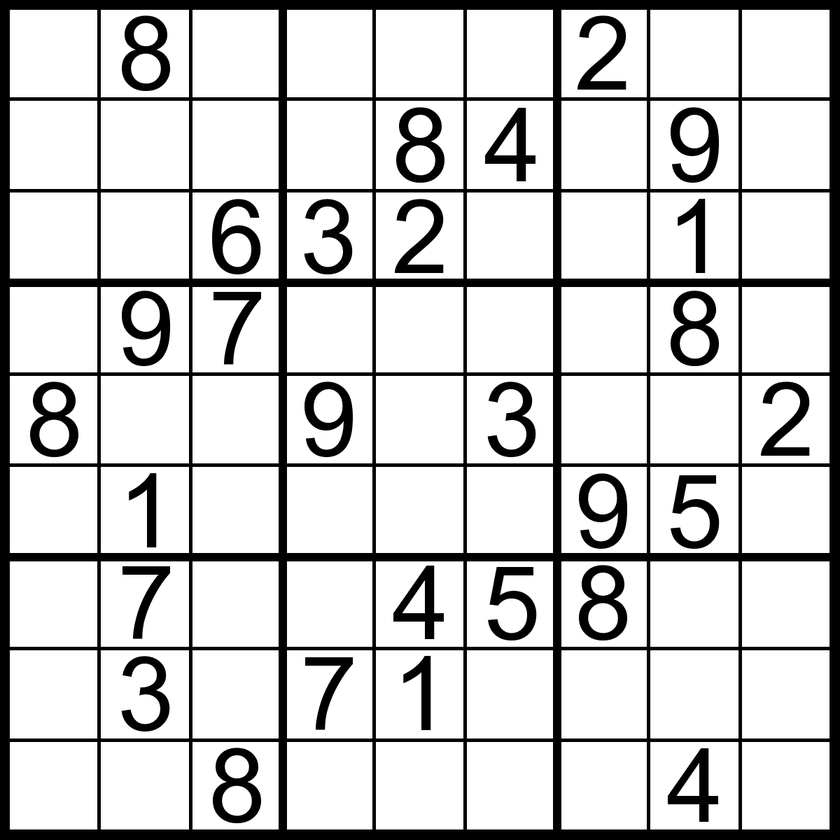
#> input picture Images/sudoku.png, 840 x 840 px, shrunk from 1200 x 1200 before the run, found by its file name
$ jupyter execute '39 - Line detection using Houghline.ipynb'
#> lines starting #> are read from the running program, lines starting #| are printed output that depends on the picture; after the words box and inside, x2 and y2 are one past the last pixel; in counts of white or black regions, pixels touching at a corner belong together
## 39 - Line detection using Houghline

Working of Houghline method:

First it creates a 2D array or accumulator (to hold values of two parameters) and it is set to zero initially.

Let rows denote the r and columns denote the (?)theta.

Size of array depends on the accuracy you need. Suppose you want the accuracy of angles to be 1 degree, you need 180 columns(Maximum degree for a straight line is 180).

For r, the maximum distance possible is the diagonal length of the image. So taking one pixel accuracy, number of rows can be diagonal length of the image.

[cell 1]
import cv2
import numpy as np
import matplotlib.pyplot as plt

[cell 2]
image = cv2.imread("/Users/alireza/Coding/OpenCV_Learning/OpenCV_Learnings/Images/sudoku.png",0)
#> image is the input picture: shape (840, 840); min 0, max 255, mean 206.7
plt.imshow(image)

[cell 3]
edges = cv2.Canny(image, 10, 250, apertureSize=3)
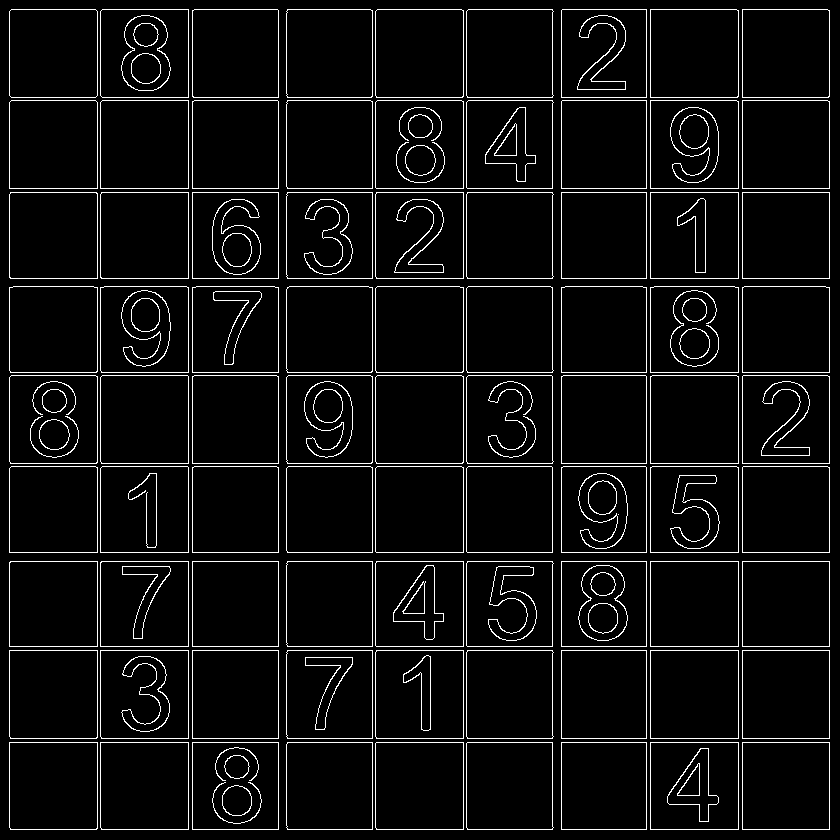
#> edges: shape (840, 840); 5.5% white in thin lines or dots

# This returns an array of r and theta values
lines = cv2.HoughLines(edges, 1, np.pi/180, 200)
#> lines = 36 rows, first 8: [188, 0], [646, 0], [650, 0], [742, 0], [188, 1.57], [552, 1.57], [646, 1.57], [650, 1.57]

for r_theta in lines:
    arr = np.array(r_theta[0], dtype=np.float64)
    r, theta = arr
    # Stores the value of cos(theta) in a
    a = np.cos(theta)

    # Stores the value of sin(theta) in b
    b = np.sin(theta)

    # x0 stores the value rcos(theta)
    x0 = a*r

    # y0 stores the value rsin(theta)
    y0 = b*r

    # x1 stores the rounded off value of (rcos(theta)-1000sin(theta))
    x1 = int(x0 + 1000*(-b))

    # y1 stores the rounded off value of (rsin(theta)+1000cos(theta))
    y1 = int(y0 + 1000*(a))

    # x2 stores the rounded off value of (rcos(theta)+1000sin(theta))
    x2 = int(x0 - 1000*(-b))

    # y2 stores the rounded off value of (rsin(theta)-1000cos(theta))
    y2 = int(y0 - 1000*(a))

    # cv2.line draws a line in img from the point(x1,y1) to (x2,y2).
    # (0,0,255) denotes the colour of the line to be
    # drawn. In this case, it is red.
    cv2.line(image, (x1, y1), (x2, y2), (256, 0, 0), 2)
#> this loop made 36 passes
#> (r, theta, a, b, x0, y0, x1, y1) on passes 1 to 12: (188, 0, 1, 0, 188, 0, 188, 1000), (646, 0, 1, 0, 646, 0, 646, 1000), (650, 0, 1, 0, 650, 0, 650, 1000), (742, 0, 1, 0, 742, 0, 742, 1000), (188, 1.57, -4.37e-08, 1, -8.22e-06, 188, -1000, 187), (552, 1.57, -4.37e-08, 1, -2.41e-05, 552, -1000, 551), (646, 1.57, -4.37e-08, 1, -2.82e-05, 646, -1000, 645), (650, 1.57, -4.37e-08, 1, -2.84e-05, 650, -1000, 649), (742, 1.57, -4.37e-08, 1, -3.24e-05, 742, -1000, 741), (278, 0, 1, 0, 278, 0, 278, 1000), (561, 0, 1, 0, 561, 0, 561, 1000), (278, 1.57, -4.37e-08, 1, -1.22e-05, 278, -1000, 277)
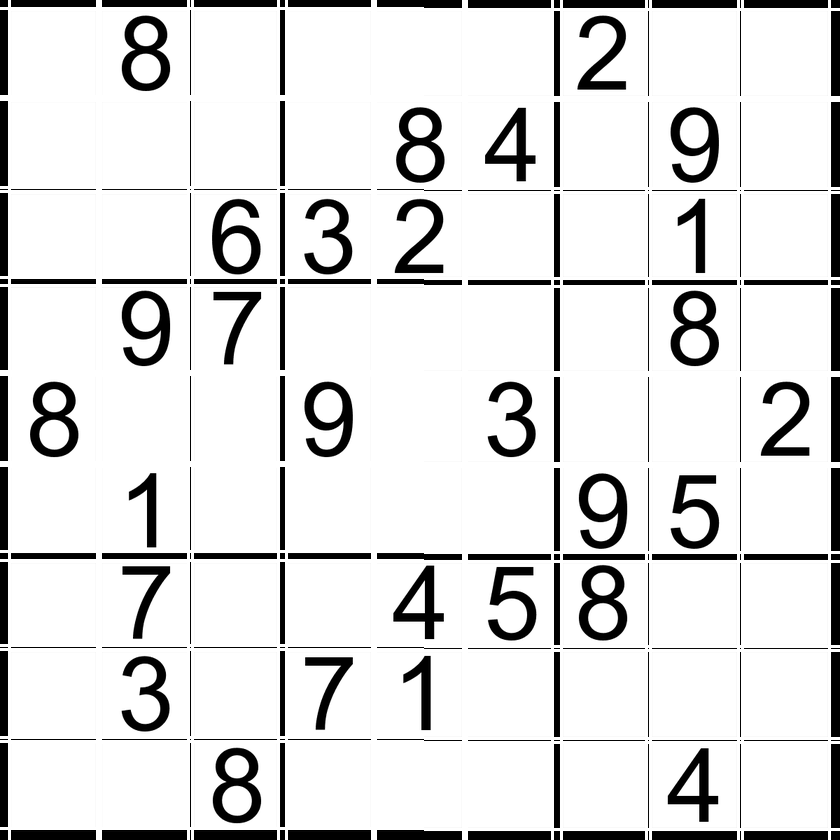
#> image: shape (840, 840); 9.12% of pixels changed, all inside (x1, y1, x2, y2) = (0, 0, 840, 840)

plt.imshow(image,cmap='gray')

$ run again, with Images/Doc.png copied over Images/sudoku.png
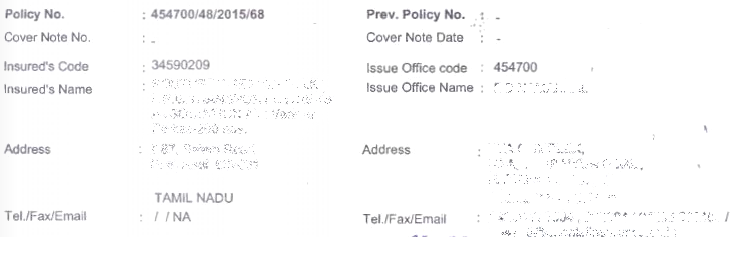
#> input picture Images/Doc.png, 746 x 256 px, found by its file name
#> `edges = cv2.Canny(image, 10, 250, apertureSize=3)`:
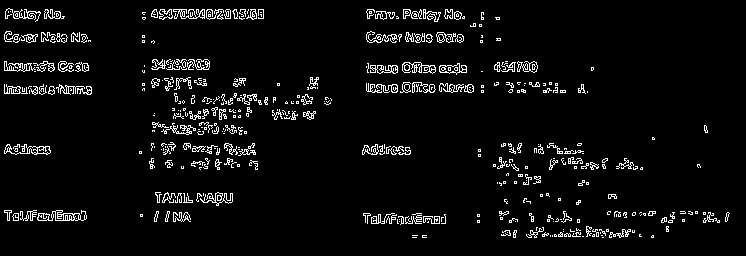
#> edges: shape (256, 746); 5% white in thin lines or dots, all inside (x1, y1, x2, y2) = (4, 8, 730, 238)
#> lines = None
